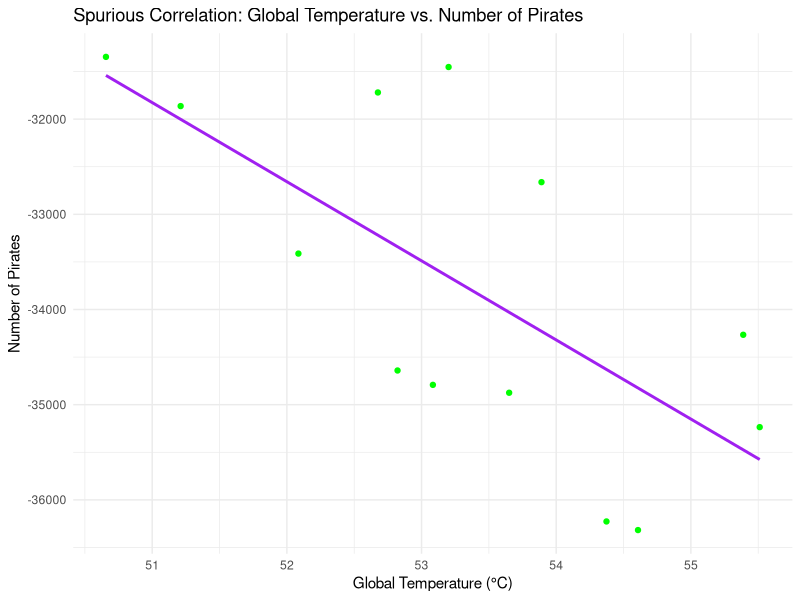

Source code (R):
## ---- chunk 1
library(ggplot2)

# Set seed for reproducibility
set.seed(456)

# Generate fictional data
years <- seq(1900, 2020, by = 10)
global_temperature <- 14 + 0.02 * years + rnorm(length(years), mean = 0, sd = 1)
number_of_pirates <- 5000 - 20 * years + rnorm(length(years), mean = 0, sd = 1000)

# Create a data frame
data <- data.frame(Year = years, GlobalTemperature = global_temperature, Pirates = number_of_pirates)

# Plot the spurious correlation
ggplot(data, aes(x = GlobalTemperature, y = Pirates)) +
  geom_point(color = "green") +
  geom_smooth(method = "lm", se = FALSE, color = "purple") +
  labs(title = "Spurious Correlation: Global Temperature vs. Number of Pirates",
       x = "Global Temperature (°C)",
       y = "Number of Pirates") +
  theme_minimal()
